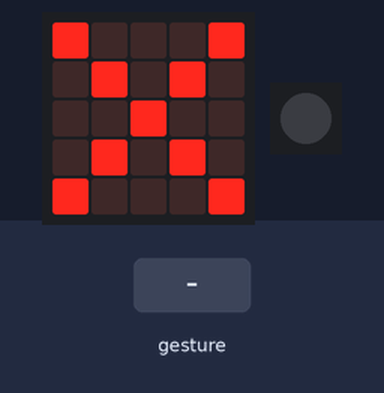
A program run on a simulated Calliope mini (MakeCode). On the bench: the board's 5×5 LED display, 1 RGB LEDs in strip order, left to right. Inputs (shaded band) come from the test bench. Random numbers come from a fixed seed; a tilt is held for 1.5 s and a shake lasts 1 s, then the board lies face up again.

Above: at 1.2 s.
1.3 s: gesture 'shake'
At 1.65 s:
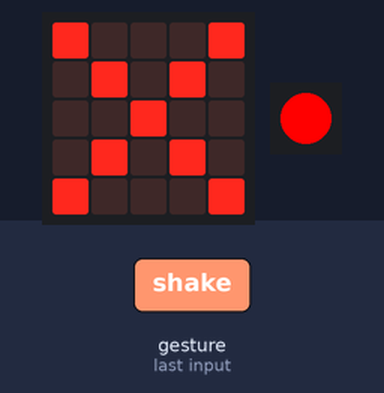
At 3.0 s:
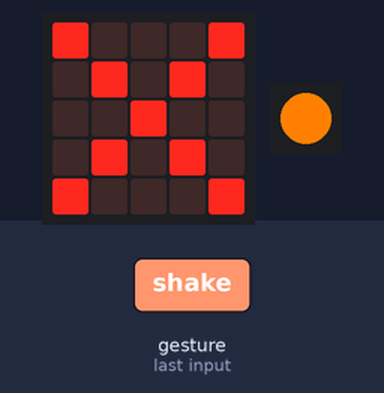
Timing chart, 0 to 4.5 s (numbered marks = the images above; inputs shaded):
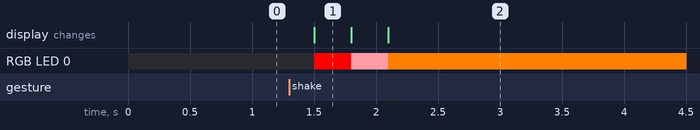

Measured:
- after the input at 1.3 s, RGB LED 0: off → RGB(255, 0, 0) after 0.20 s, → RGB(255, 157, 165) 0.30 s later, → RGB(255, 128, 0) 0.30 s later

The program:

main.ts
```typescript
let a = 0
input.onGesture(Gesture.Shake, function () {
    for (let index = 0; index < 3; index++) {
        basic.setLedColor(0xff0000)
        basic.pause(33)
        basic.setLedColor(0xff8000)
        basic.pause(33)
        basic.setLedColor(0xffff00)
        basic.pause(33)
        basic.setLedColor(0xff9da5)
        basic.pause(33)
        basic.setLedColor(0xffff00)
        basic.pause(33)
        basic.setLedColor(0xff8000)
        basic.pause(33)
    }
    a = randint(0, 100)
})
basic.forever(function () {
    if (a == 1) {
        for (let index = 0; index < 2; index++) {
            basic.showLeds(`
                # # # # #
                # # # # #
                # # # # #
                # # # # #
                # # # # #
                `)
            basic.pause(4)
            basic.showLeds(`
                . . . . .
                . . . . .
                . . . . .
                . . . . .
                . . . . .
                `)
            basic.pause(4)
            basic.showLeds(`
                # # # # #
                # # # # #
                # # # # #
                # # # # #
                # # # # #
                `)
            basic.pause(4)
            basic.showLeds(`
                . . . . .
                . . . . .
                . . . . .
                . . . . .
                . . . . .
                `)
            basic.pause(4)
        }
    }
})
basic.forever(function () {
    if (a == 1) {
        basic.pause(2000)
    }
})
basic.forever(function () {
    if (a != 1) {
        basic.showLeds(`
            # . . . #
            . # . # .
            . . # . .
            . # . # .
            # . . . #
            `)
    }
})
```

test.ts
```typescript
// Hier kann man Tests durchführen; diese Datei wird nicht kompiliert, wenn dieses Paket als Erweiterung verwendet wird.
```
